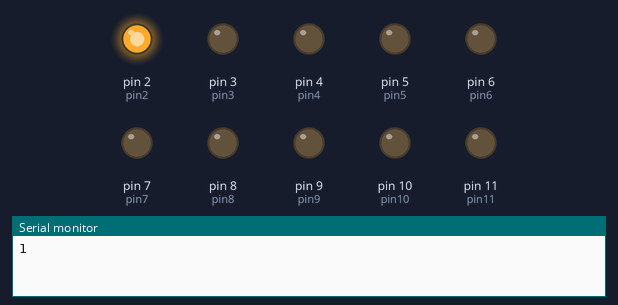
This sketch was run on a simulated Arduino Uno, built with avr-gcc and run on an emulated ATmega328P. Parts: output pins drawn as LEDs (lit = HIGH), the last lines printed to the serial monitor.

Above: at 1.5 s.
At 4.5 s:
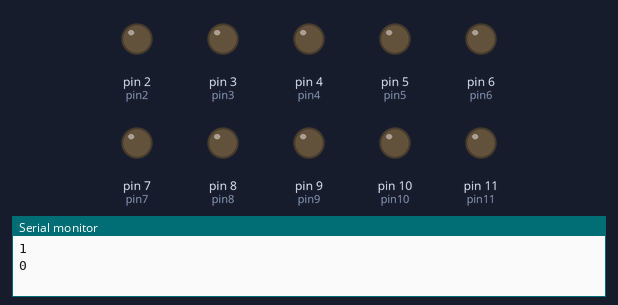
Timing chart, 0 to 7.8 s (numbered marks = the images above):
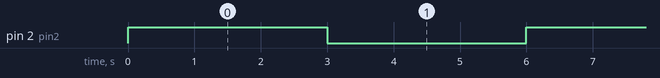

The sketch:

ParallelBusComm.ino
```cpp
int pin1 = 1;
int pin2 = 2;
int pin3 = 3;
int pin4 = 4;
int pin5 = 5;
int pin6 = 6;
int pin7 = 7;
int pin8 = 8;
int pin9 = 9;
int pin10 = 10;
int pin11 = 11;
int pins[11] = {pin1,pin2,pin3,pin4,pin5,pin6,pin7,pin8,pin9,pin10,pin11};

void setup() {
  pinMode(pin1,OUTPUT);
  pinMode(pin2,OUTPUT);
  pinMode(pin3,OUTPUT);
  pinMode(pin4,OUTPUT);
  pinMode(pin5,OUTPUT);
  pinMode(pin6,OUTPUT);
  pinMode(pin7,OUTPUT);
  pinMode(pin8,OUTPUT);
  pinMode(pin9,OUTPUT);
  pinMode(pin10,OUTPUT);
  pinMode(pin11,OUTPUT);
  Serial.begin(9600);
  for(int i = 0; i < sizeof(pins); i++) {
      digitalWrite(pins[i], LOW);
  }

}

void loop() {
  digitalWrite(pin2, HIGH);
  Serial.println(1);
  delay(3000);
  digitalWrite(pin2, LOW);
  Serial.println(0);
  delay(3000);

}
```

Measured:
- by itself, pin 2 (pin2): alternates HIGH for 3.0 s and LOW for 3.0 s
